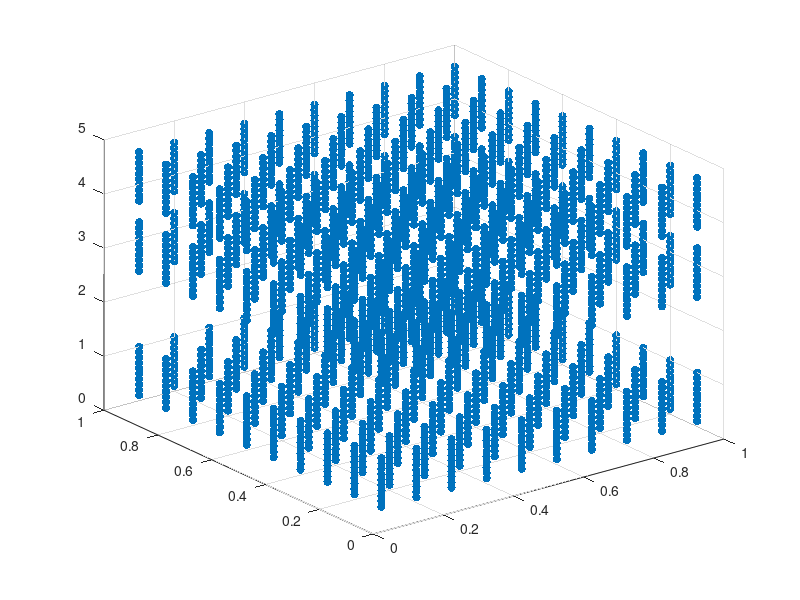

MATLAB code for this plot: (Note: this script raises an error after producing the figure.)
close all;
clear all;
A=zeros(1000,3);
for i=1:10
    for j=1:10
            for k=1:10
                A((i-1)*100+(j-1)*10+k,1) = i/10;
                A((i-1)*100+(j-1)*10+k,2) = j/10;
                A((i-1)*100+(j-1)*10+k,3)= k/10;
            end
    end
end

B=zeros(1000,3);
for i=1:10
    for j=1:10
        for k=1:10
            B((i-1)*100+(j-1)*10+k,1) = i/10;
            B((i-1)*100+(j-1)*10+k,2) = j/10;
            B((i-1)*100+(j-1)*10+k,3)=  k/10+2.3;
        end
    end
end
 
%2.3, 3.6

C=zeros(1000,3);
for i=1:10
    for j=1:10
        for k=1:10
            C((i-1)*100+(j-1)*10+k,1) = i/10;
            C((i-1)*100+(j-1)*10+k,2) = j/10;
            C((i-1)*100+(j-1)*10+k,3) = k/10+3.6;
        end
    end
end


 X=vertcat(A,B,C);
 figure; 
 scatter3(X(:,1),X(:,2),X(:,3),[],'filled');
 
 X=horzcat(X,zeros(3000,196));
 

 [Q,R] = qr(randn(199));
 X=X*Q;
 X=horzcat(X,zeros(3000,1));
 for i=1:3
     for j=1:1000
         X((i-1)*1000 + j,200) = i/10;
     end
 end

 
 
addpath(genpath('../../LLPD_H'));

 SetDefaultParameters 
 DenoisingOpts.Method='None';
 LLPDopts.KNN = 100; %Number of nearest neighbors in underlying graph
 SpectralOpts.SigmaScaling = 'Automatic';

 SpatialReg.UseReg = 1;
 SpatialReg.Width = 60;
 SpatialReg.Height = 50;
 SpatialReg.Sigma = 10000;
 
%  ComparisonOpts.RunEucSC = 1;
%  ComparisonOpts.EucSCSigmaScaling = 'Automatic'; 
% 
% 
% 
% 
  GeneralScript_LLPD_SC
  figure;
  %scatter3(X(:,1),X(:,2),X(:,3),[],Labels_EuclideanSC_FullData,'filled');
  %figure;
  scatter3(X(:,1),X(:,2),X(:,3),[],Labels_LLPD_SC_FullData,'filled');
 % imagesc(reshape(Labels_LLPD_SC_FullData,50,50));
%
